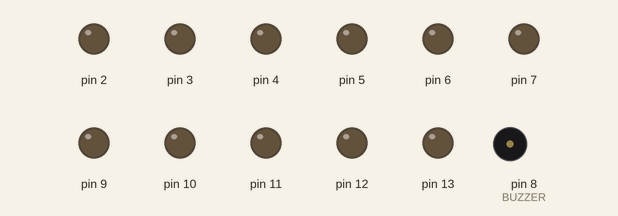
This sketch was run on a simulated Arduino Uno, built with avr-gcc and run on an emulated ATmega328P. On the bench: output pins drawn as LEDs (lit = HIGH), buzzer (waves = sounding).

Above: at 0.1 s.
At 0.6 s:
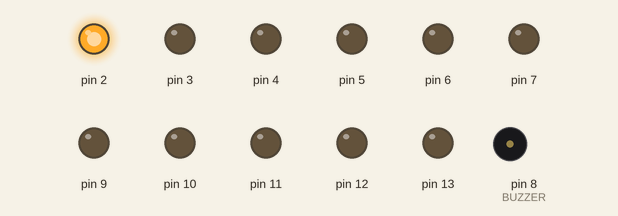
At 1.2 s:
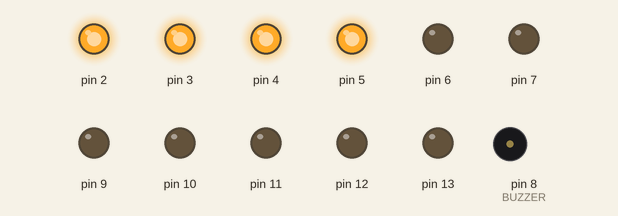
At 2.3 s:
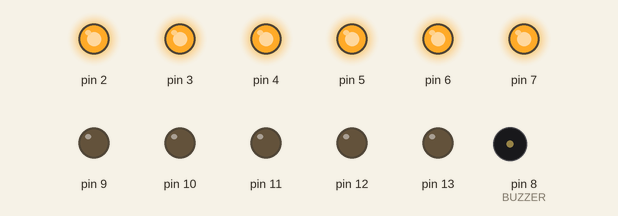
At 17.39 s:
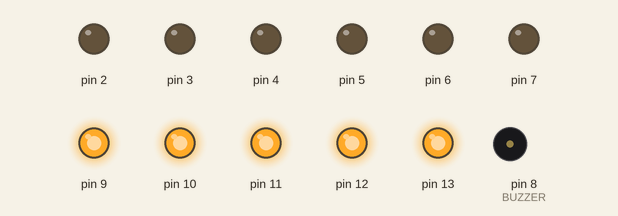
At 35.27 s:
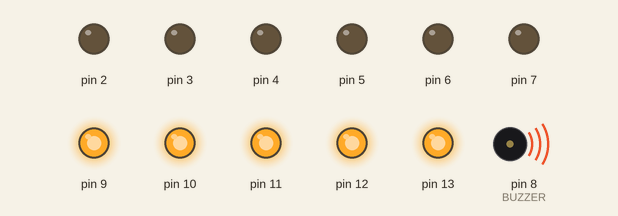
Timing chart, 0 to 40.0 s (numbered marks = the images above):
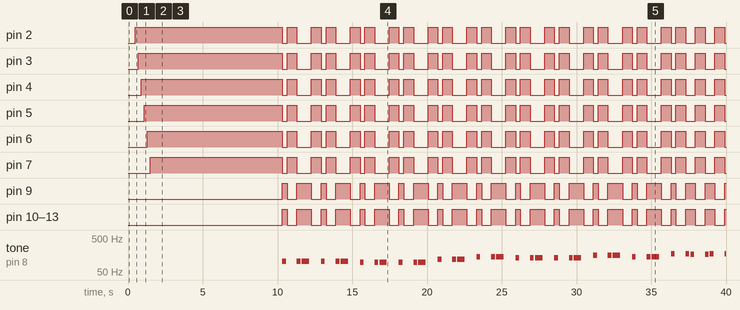

Measured:
- by itself, pin 2–7, pin 9–13: moves between LOW and HIGH, repeating every 10.4 s
- by itself, tone on pin 8 (BUZZER): plays 104 Hz for 0.25 s, 104 Hz for 0.25 s, 104 Hz for 0.50 s, 104 Hz for 0.25 s, 104 Hz for 0.25 s, 104 Hz for 0.50 s … (36 notes in this stretch)

The sketch:

NegarakuBass.ino
```cpp
/*
 * This code will play a melody - Negaraku https://www.youtube.com/watch?v=AMDlAXdyKZM
 * using Maker Uno.
 *
 * Maker Uno: https://www.cytron.io/p-maker-uno
 *
 * Created by:
 * 19 Mar 2018   Idris   Cytron Technologies
 */

#include "pitches.h"

#define BUZZER  8

#define TEMPO 2000

int pin = 0;

// notes in the melody:
int melody[] = {
  0, 0, 0, 0, 0, 0, 0,
  0, 0, 0, 0, 0, 0, 0, 0, 0,

  0, 0,

  NOTE_GS2, 0, NOTE_GS2, NOTE_GS2, 0,
  NOTE_GS2, 0, NOTE_GS2, NOTE_GS2, 0,
  NOTE_G2, 0, NOTE_G2, NOTE_G2, 0,
  NOTE_G2, 0, NOTE_G2, NOTE_G2, 0,
  NOTE_AS2, 0, NOTE_AS2, NOTE_AS2, 0,
  NOTE_CS3, 0, NOTE_CS3, NOTE_CS3, 0,
  NOTE_C3, 0, NOTE_C3, NOTE_C3, 0,
  NOTE_C3, 0, NOTE_C3, NOTE_C3, 0,

  NOTE_DS3, 0, NOTE_DS3, NOTE_DS3, 0,
  NOTE_CS3, 0, NOTE_CS3, NOTE_CS3, 0,
  NOTE_F3, 0, NOTE_F3, NOTE_E3, 0, NOTE_E3,
  NOTE_F3, 0, NOTE_F3, NOTE_F3, 0,

  NOTE_GS2, 0, NOTE_GS2, NOTE_GS2, 0,
  NOTE_DS3, 0, NOTE_D3, NOTE_CS3, 0, NOTE_AS2,
  NOTE_GS2, 0, NOTE_GS2, NOTE_GS2, 0,
  NOTE_GS2, 0, NOTE_GS2, NOTE_GS2, 0,

  NOTE_DS4, 0, NOTE_DS4, NOTE_DS4, NOTE_DS4, 0, NOTE_DS4, 0, NOTE_DS4, 0,
  NOTE_CS4, 0, NOTE_CS4, NOTE_CS4, NOTE_CS4, 0, NOTE_CS4, 0, NOTE_CS4, 0,
  NOTE_F4, 0, NOTE_F4, NOTE_F4, NOTE_F4, 0, NOTE_F4, 0, NOTE_E4, 0,
  NOTE_F4, 0, NOTE_F4, NOTE_F4, NOTE_F4, 0, NOTE_F4, 0, NOTE_F4, 0,

  NOTE_GS3, 0, NOTE_GS3, NOTE_GS3, NOTE_GS3, 0, NOTE_GS3, 0, NOTE_GS3, 0,
  NOTE_DS4, 0, NOTE_DS4, NOTE_DS4, NOTE_D4, 0, NOTE_D4, 0, NOTE_CS4, 0,
  NOTE_GS3, 0, NOTE_GS3, NOTE_GS3, NOTE_GS3, 0, NOTE_GS3, 0, NOTE_GS3,
};

// note durations: 4 = quarter note, 8 = eighth note, etc.:
int noteDurations[] = {
  2, 16, 16, 8, 8, 8, 8,
  3, 24, 16, 16, 8, 8, 8, 8, 4, // 16

  2, 4, // 2

  8, 4, 8, 4, 4,
  8, 4, 8, 4, 4,
  8, 4, 8, 4, 4,
  8, 4, 8, 4, 4,
  8, 4, 8, 4, 4,
  8, 4, 8, 4, 4,
  8, 4, 8, 4, 4,
  8, 4, 8, 4, 4, // 40

  8, 4, 8, 4, 4,
  8, 4, 8, 4, 4,
  8, 4, 8, 8, 4, 8,
  8, 4, 8, 4, 4, // 21

  8, 4, 8, 4, 4,
  8, 4, 8, 8, 4, 8,
  8, 4, 8, 4, 4,
  8, 4, 8, 4, 4, // 21

  16, 16, 16, 16, 16, 16, 16, 16, 4, 4,
  16, 16, 16, 16, 16, 16, 16, 16, 4, 4,
  16, 16, 16, 16, 16, 16, 16, 16, 4, 4,
  16, 16, 16, 16, 16, 16, 16, 16, 4, 4,

  16, 16, 16, 16, 16, 16, 16, 16, 4, 4,
  16, 16, 16, 16, 16, 16, 16, 16, 4, 4,
  16, 16, 16, 16, 16, 16, 16, 16, 2 // 69
};

void setup()
{

  for (pin = 2; pin < 14; pin++) {
    pinMode(pin, OUTPUT);
  }

  delay(500);

  for (pin = 2; pin < 8; pin++) {
    digitalWrite(pin, HIGH);
    delay(200);
  }

  delay(500);

  // iterate over the notes of the melody:
  for (int thisNote = 0; thisNote < 169; thisNote++) {

    // to calculate the note duration, take one second divided by the note type.
    //e.g. quarter note = 1000 / 4, eighth note = 1000/8, etc.
    int noteDuration = TEMPO / noteDurations[thisNote];
    tone(BUZZER, melody[thisNote], noteDuration);

    if (melody[thisNote] == 0) {
      LEDs(LOW);
    }
    else {
      LEDs(HIGH);
    }

    // to distinguish the notes, set a minimum time between them.
    // the note's duration + 30% seems to work well:
    int pauseBetweenNotes = noteDuration * 1.30;
    delay(pauseBetweenNotes);
    // stop the tone playing:
    noTone(BUZZER);
  }
}

void loop()
{

}

void LEDs(boolean ledArray)
{
  if (ledArray == HIGH) {
    for (pin = 2; pin < 8; pin++) {
      digitalWrite(pin, LOW);
    }
    for (pin = 9; pin < 14; pin++) {
      digitalWrite(pin, HIGH);
    }
  }
  else {
    for (pin = 2; pin < 8; pin++) {
      digitalWrite(pin, HIGH);
    }
    for (pin = 9; pin < 14; pin++) {
      digitalWrite(pin, LOW);
    }
  }
}
```

pitches.h
```cpp
/*************************************************
 * Public Constants
 *************************************************/

#define NOTE_B0  31
#define NOTE_C1  33
#define NOTE_CS1 35
#define NOTE_D1  37
#define NOTE_DS1 39
#define NOTE_E1  41
#define NOTE_F1  44
#define NOTE_FS1 46
#define NOTE_G1  49
#define NOTE_GS1 52
#define NOTE_A1  55
#define NOTE_AS1 58
#define NOTE_B1  62
#define NOTE_C2  65
#define NOTE_CS2 69
#define NOTE_D2  73
#define NOTE_DS2 78
#define NOTE_E2  82
#define NOTE_F2  87
#define NOTE_FS2 93
#define NOTE_G2  98
#define NOTE_GS2 104
#define NOTE_A2  110
#define NOTE_AS2 117
#define NOTE_B2  123
#define NOTE_C3  131
#define NOTE_CS3 139
#define NOTE_D3  147
#define NOTE_DS3 156
#define NOTE_E3  165
#define NOTE_F3  175
#define NOTE_FS3 185
#define NOTE_G3  196
#define NOTE_GS3 208
#define NOTE_A3  220
#define NOTE_AS3 233
#define NOTE_B3  247
#define NOTE_C4  262
#define NOTE_CS4 277
#define NOTE_D4  294
#define NOTE_DS4 311
#define NOTE_E4  330
#define NOTE_F4  349
#define NOTE_FS4 370
#define NOTE_G4  392
#define NOTE_GS4 415
#define NOTE_A4  440
#define NOTE_AS4 466
#define NOTE_B4  494
#define NOTE_C5  523
#define NOTE_CS5 554
#define NOTE_D5  587
#define NOTE_DS5 622
#define NOTE_E5  659
#define NOTE_F5  698
#define NOTE_FS5 740
#define NOTE_G5  784
#define NOTE_GS5 831
#define NOTE_A5  880
#define NOTE_AS5 932
#define NOTE_B5  988
#define NOTE_C6  1047
#define NOTE_CS6 1109
#define NOTE_D6  1175
#define NOTE_DS6 1245
#define NOTE_E6  1319
#define NOTE_F6  1397
#define NOTE_FS6 1480
#define NOTE_G6  1568
#define NOTE_GS6 1661
#define NOTE_A6  1760
#define NOTE_AS6 1865
#define NOTE_B6  1976
#define NOTE_C7  2093
#define NOTE_CS7 2217
#define NOTE_D7  2349
#define NOTE_DS7 2489
#define NOTE_E7  2637
#define NOTE_F7  2794
#define NOTE_FS7 2960
#define NOTE_G7  3136
#define NOTE_GS7 3322
#define NOTE_A7  3520
#define NOTE_AS7 3729
#define NOTE_B7  3951
#define NOTE_C8  4186
#define NOTE_CS8 4435
#define NOTE_D8  4699
#define NOTE_DS8 4978
```
